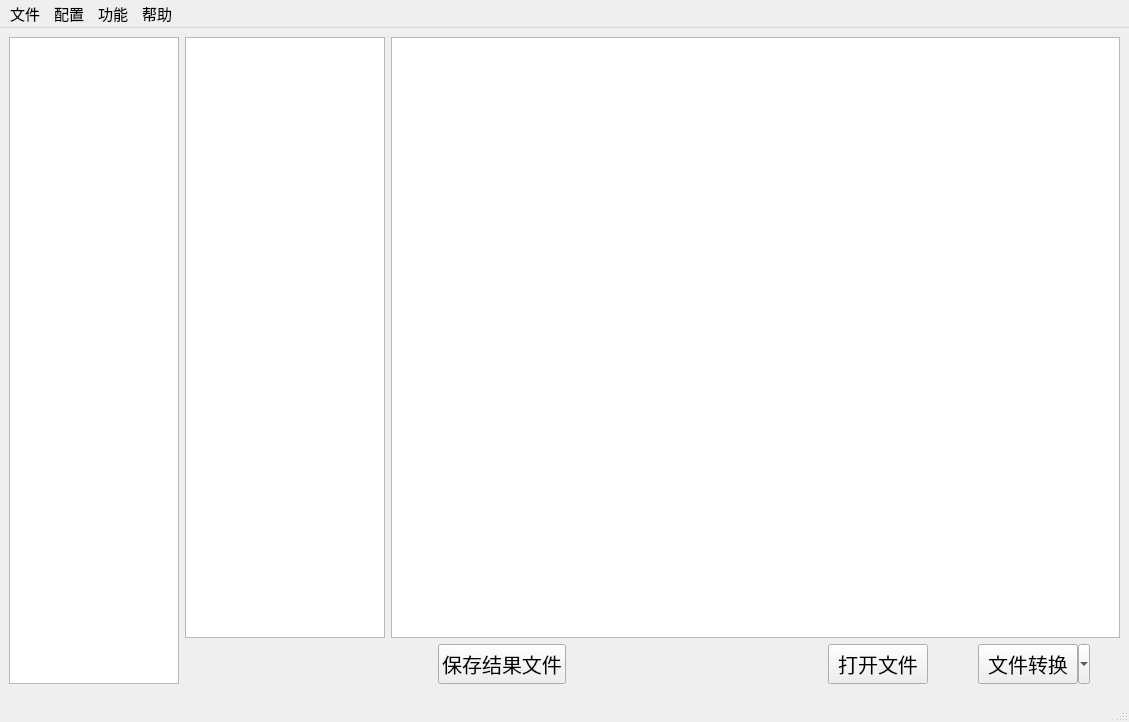
<?xml version="1.0" encoding="UTF-8"?>
<ui version="4.0">
 <class>MainWindow</class>
 <widget class="QMainWindow" name="MainWindow">
  <property name="windowModality">
   <enum>Qt::NonModal</enum>
  </property>
  <property name="geometry">
   <rect>
    <x>0</x>
    <y>0</y>
    <width>1129</width>
    <height>722</height>
   </rect>
  </property>
  <property name="font">
   <font>
    <pointsize>15</pointsize>
    <italic>false</italic>
   </font>
  </property>
  <property name="windowTitle">
   <string>JTAG TPG v2.03</string>
  </property>
  <property name="windowOpacity">
   <double>1.000000000000000</double>
  </property>
  <property name="autoFillBackground">
   <bool>true</bool>
  </property>
  <property name="iconSize">
   <size>
    <width>30</width>
    <height>30</height>
   </size>
  </property>
  <property name="toolButtonStyle">
   <enum>Qt::ToolButtonTextBesideIcon</enum>
  </property>
  <widget class="QWidget" name="centralwidget">
   <layout class="QHBoxLayout" name="horizontalLayout_5">
    <item>
     <layout class="QHBoxLayout" name="horizontalLayout_4">
      <item>
       <layout class="QVBoxLayout" name="verticalLayout_2">
        <item>
         <layout class="QHBoxLayout" name="horizontalLayout_3">
          <property name="spacing">
           <number>6</number>
          </property>
          <item>
           <widget class="QTreeView" name="treeView">
            <property name="sizePolicy">
             <sizepolicy hsizetype="Maximum" vsizetype="Expanding">
              <horstretch>0</horstretch>
              <verstretch>0</verstretch>
             </sizepolicy>
            </property>
            <property name="minimumSize">
             <size>
              <width>50</width>
              <height>0</height>
             </size>
            </property>
            <property name="maximumSize">
             <size>
              <width>170</width>
              <height>16777215</height>
             </size>
            </property>
           </widget>
          </item>
         </layout>
        </item>
       </layout>
      </item>
      <item>
       <layout class="QVBoxLayout" name="verticalLayout">
        <item>
         <layout class="QHBoxLayout" name="horizontalLayout">
          <item>
           <widget class="QTextBrowser" name="textBrowser_logShower">
            <property name="sizePolicy">
             <sizepolicy hsizetype="Fixed" vsizetype="Expanding">
              <horstretch>0</horstretch>
              <verstretch>0</verstretch>
             </sizepolicy>
            </property>
            <property name="minimumSize">
             <size>
              <width>30</width>
              <height>0</height>
             </size>
            </property>
            <property name="maximumSize">
             <size>
              <width>200</width>
              <height>16777215</height>
             </size>
            </property>
            <property name="baseSize">
             <size>
              <width>0</width>
              <height>0</height>
             </size>
            </property>
            <property name="font">
             <font>
              <pointsize>11</pointsize>
              <italic>false</italic>
             </font>
            </property>
            <property name="contextMenuPolicy">
             <enum>Qt::CustomContextMenu</enum>
            </property>
           </widget>
          </item>
          <item>
           <widget class="QTextBrowser" name="textBrowser_resShower">
            <property name="sizePolicy">
             <sizepolicy hsizetype="Expanding" vsizetype="Expanding">
              <horstretch>0</horstretch>
              <verstretch>0</verstretch>
             </sizepolicy>
            </property>
            <property name="font">
             <font>
              <pointsize>11</pointsize>
              <italic>false</italic>
             </font>
            </property>
            <property name="mouseTracking">
             <bool>true</bool>
            </property>
            <property name="tabletTracking">
             <bool>false</bool>
            </property>
            <property name="acceptDrops">
             <bool>true</bool>
            </property>
            <property name="autoFillBackground">
             <bool>false</bool>
            </property>
            <property name="autoFormatting">
             <set>QTextEdit::AutoNone</set>
            </property>
            <property name="readOnly">
             <bool>false</bool>
            </property>
            <property name="overwriteMode">
             <bool>false</bool>
            </property>
            <property name="textInteractionFlags">
             <set>Qt::LinksAccessibleByKeyboard|Qt::LinksAccessibleByMouse|Qt::TextBrowserInteraction|Qt::TextEditable|Qt::TextEditorInteraction|Qt::TextSelectableByKeyboard|Qt::TextSelectableByMouse</set>
            </property>
            <property name="openLinks">
             <bool>false</bool>
            </property>
           </widget>
          </item>
         </layout>
        </item>
        <item>
         <layout class="QHBoxLayout" name="horizontalLayout_2">
          <property name="spacing">
           <number>10</number>
          </property>
          <property name="sizeConstraint">
           <enum>QLayout::SetDefaultConstraint</enum>
          </property>
          <item>
           <spacer name="horizontalSpacer_3">
            <property name="orientation">
             <enum>Qt::Horizontal</enum>
            </property>
            <property name="sizeHint" stdset="0">
             <size>
              <width>35</width>
              <height>20</height>
             </size>
            </property>
           </spacer>
          </item>
          <item>
           <widget class="QPushButton" name="pushButton_saveFileAs">
            <property name="sizePolicy">
             <sizepolicy hsizetype="Minimum" vsizetype="Minimum">
              <horstretch>0</horstretch>
              <verstretch>0</verstretch>
             </sizepolicy>
            </property>
            <property name="minimumSize">
             <size>
              <width>100</width>
              <height>25</height>
             </size>
            </property>
            <property name="font">
             <font>
              <pointsize>15</pointsize>
              <italic>false</italic>
             </font>
            </property>
            <property name="text">
             <string>保存结果文件</string>
            </property>
           </widget>
          </item>
          <item>
           <spacer name="horizontalSpacer_2">
            <property name="orientation">
             <enum>Qt::Horizontal</enum>
            </property>
            <property name="sizeType">
             <enum>QSizePolicy::Expanding</enum>
            </property>
            <property name="sizeHint" stdset="0">
             <size>
              <width>60</width>
              <height>40</height>
             </size>
            </property>
           </spacer>
          </item>
          <item>
           <widget class="QPushButton" name="pushButton_openSource">
            <property name="sizePolicy">
             <sizepolicy hsizetype="Minimum" vsizetype="Minimum">
              <horstretch>0</horstretch>
              <verstretch>0</verstretch>
             </sizepolicy>
            </property>
            <property name="minimumSize">
             <size>
              <width>100</width>
              <height>20</height>
             </size>
            </property>
            <property name="font">
             <font>
              <pointsize>15</pointsize>
              <italic>false</italic>
             </font>
            </property>
            <property name="text">
             <string>打开文件</string>
            </property>
           </widget>
          </item>
          <item>
           <spacer name="horizontalSpacer">
            <property name="orientation">
             <enum>Qt::Horizontal</enum>
            </property>
            <property name="sizeType">
             <enum>QSizePolicy::Minimum</enum>
            </property>
            <property name="sizeHint" stdset="0">
             <size>
              <width>40</width>
              <height>20</height>
             </size>
            </property>
           </spacer>
          </item>
          <item>
           <widget class="QToolButton" name="toolButton_fileConvert">
            <property name="sizePolicy">
             <sizepolicy hsizetype="Minimum" vsizetype="Minimum">
              <horstretch>0</horstretch>
              <verstretch>0</verstretch>
             </sizepolicy>
            </property>
            <property name="minimumSize">
             <size>
              <width>100</width>
              <height>25</height>
             </size>
            </property>
            <property name="text">
             <string>文件转换</string>
            </property>
            <property name="popupMode">
             <enum>QToolButton::MenuButtonPopup</enum>
            </property>
            <property name="autoRaise">
             <bool>false</bool>
            </property>
            <property name="arrowType">
             <enum>Qt::NoArrow</enum>
            </property>
           </widget>
          </item>
          <item>
           <spacer name="horizontalSpacer_4">
            <property name="orientation">
             <enum>Qt::Horizontal</enum>
            </property>
            <property name="sizeType">
             <enum>QSizePolicy::Minimum</enum>
            </property>
            <property name="sizeHint" stdset="0">
             <size>
              <width>30</width>
              <height>20</height>
             </size>
            </property>
           </spacer>
          </item>
         </layout>
        </item>
       </layout>
      </item>
     </layout>
    </item>
   </layout>
  </widget>
  <widget class="QMenuBar" name="menubar">
   <property name="geometry">
    <rect>
     <x>0</x>
     <y>0</y>
     <width>1129</width>
     <height>26</height>
    </rect>
   </property>
   <property name="font">
    <font>
     <pointsize>11</pointsize>
     <italic>false</italic>
    </font>
   </property>
   <property name="defaultUp">
    <bool>false</bool>
   </property>
   <widget class="QMenu" name="menu_file">
    <property name="geometry">
     <rect>
      <x>321</x>
      <y>107</y>
      <width>120</width>
      <height>182</height>
     </rect>
    </property>
    <property name="sizePolicy">
     <sizepolicy hsizetype="Minimum" vsizetype="Fixed">
      <horstretch>0</horstretch>
      <verstretch>0</verstretch>
     </sizepolicy>
    </property>
    <property name="minimumSize">
     <size>
      <width>0</width>
      <height>0</height>
     </size>
    </property>
    <property name="font">
     <font>
      <pointsize>9</pointsize>
      <italic>false</italic>
     </font>
    </property>
    <property name="tearOffEnabled">
     <bool>false</bool>
    </property>
    <property name="title">
     <string>文件</string>
    </property>
    <property name="toolTipsVisible">
     <bool>true</bool>
    </property>
    <addaction name="action_openOut"/>
    <addaction name="action_openExcel"/>
    <addaction name="action_openHex"/>
    <addaction name="action_saveFileAs"/>
    <addaction name="action_saveSpace"/>
    <addaction name="action_switchSpace"/>
   </widget>
   <widget class="QMenu" name="menu">
    <property name="title">
     <string>配置</string>
    </property>
    <addaction name="action_newConfig"/>
    <addaction name="action_importConfig"/>
    <addaction name="action_refreshConfigList"/>
    <addaction name="action_displayCurrentCfg"/>
   </widget>
   <widget class="QMenu" name="menu_2">
    <property name="title">
     <string>功能</string>
    </property>
    <addaction name="action_fileConvert"/>
    <addaction name="action_emuFileConvert"/>
    <addaction name="action_ateFileConvert"/>
    <addaction name="action_testFileConvert"/>
   </widget>
   <widget class="QMenu" name="menuhelp">
    <property name="title">
     <string>帮助</string>
    </property>
    <addaction name="action_showCfgMethod"/>
   </widget>
   <addaction name="menu_file"/>
   <addaction name="menu"/>
   <addaction name="menu_2"/>
   <addaction name="menuhelp"/>
  </widget>
  <widget class="QStatusBar" name="statusbar"/>
  <action name="action_openOut">
   <property name="text">
    <string>打开out</string>
   </property>
   <property name="shortcut">
    <string>Ctrl+O</string>
   </property>
  </action>
  <action name="action_Config">
   <property name="text">
    <string>config</string>
   </property>
  </action>
  <action name="action_Save">
   <property name="text">
    <string>save</string>
   </property>
  </action>
  <action name="action_saveLog">
   <property name="text">
    <string>save log</string>
   </property>
  </action>
  <action name="action_Refresh">
   <property name="text">
    <string>refresh</string>
   </property>
  </action>
  <action name="action_importConfig">
   <property name="text">
    <string>导入配置文件</string>
   </property>
   <property name="shortcut">
    <string>F3</string>
   </property>
  </action>
  <action name="action_saveFile">
   <property name="text">
    <string>保存</string>
   </property>
  </action>
  <action name="action_saveFileAs">
   <property name="text">
    <string>保存为</string>
   </property>
   <property name="shortcut">
    <string>Ctrl+S</string>
   </property>
  </action>
  <action name="actionnew">
   <property name="text">
    <string>新建</string>
   </property>
  </action>
  <action name="actionopenExcel">
   <property name="text">
    <string>openExcel</string>
   </property>
   <property name="font">
    <font>
     <family>Agency FB</family>
    </font>
   </property>
  </action>
  <action name="action_openExcel">
   <property name="text">
    <string>打开excel</string>
   </property>
   <property name="shortcut">
    <string>Ctrl+E</string>
   </property>
  </action>
  <action name="action_newConfig">
   <property name="text">
    <string>新建配置文件</string>
   </property>
   <property name="shortcut">
    <string>F1</string>
   </property>
  </action>
  <action name="action_refreshConfigList">
   <property name="text">
    <string>刷新配置列表</string>
   </property>
   <property name="shortcut">
    <string>F5</string>
   </property>
  </action>
  <action name="action_showConfigParam">
   <property name="text">
    <string>显示配置参数</string>
   </property>
   <property name="shortcut">
    <string>F2</string>
   </property>
  </action>
  <action name="action_switchSpace">
   <property name="text">
    <string>选择配置库</string>
   </property>
  </action>
  <action name="action_fileConvert">
   <property name="text">
    <string>文件转换</string>
   </property>
   <property name="shortcut">
    <string>Alt+O, F4</string>
   </property>
  </action>
  <action name="action_ateFileConvert">
   <property name="enabled">
    <bool>true</bool>
   </property>
   <property name="text">
    <string>生成机测文件</string>
   </property>
   <property name="shortcut">
    <string>Alt+A</string>
   </property>
  </action>
  <action name="action_emuFileConvert">
   <property name="text">
    <string>生成仿真文件</string>
   </property>
   <property name="shortcut">
    <string>Alt+E</string>
   </property>
  </action>
  <action name="action_showCfgMethod">
   <property name="text">
    <string>显示配置说明</string>
   </property>
  </action>
  <action name="action_displayCurrentCfg">
   <property name="text">
    <string>显示当前配置参数</string>
   </property>
  </action>
  <action name="action_testFileConvert">
   <property name="text">
    <string>生成实装文件</string>
   </property>
   <property name="shortcut">
    <string>Alt+T</string>
   </property>
  </action>
  <action name="action_saveSpace">
   <property name="text">
    <string>保存配置库</string>
   </property>
  </action>
  <action name="action_enableAteConvert">
   <property name="checkable">
    <bool>false</bool>
   </property>
   <property name="enabled">
    <bool>true</bool>
   </property>
   <property name="text">
    <string>启用机测码转换</string>
   </property>
  </action>
  <action name="action_enableTestConvert">
   <property name="text">
    <string>启用实装码转换</string>
   </property>
  </action>
  <action name="action_enableEmuConvert">
   <property name="text">
    <string>启用仿真码转换</string>
   </property>
  </action>
  <action name="action_openHex">
   <property name="text">
    <string>打开hex</string>
   </property>
  </action>
 </widget>
 <resources/>
 <connections/>
</ui>
